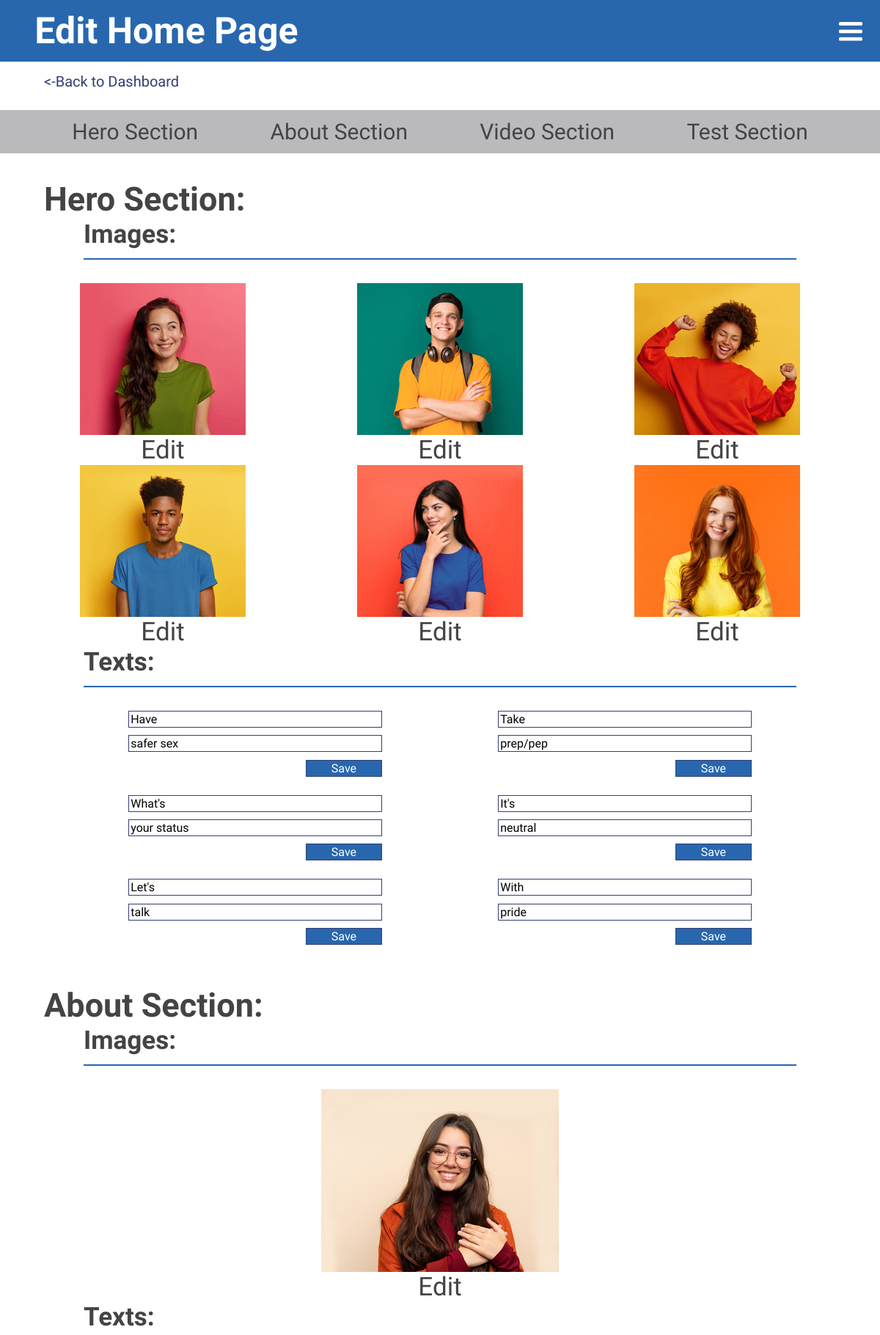
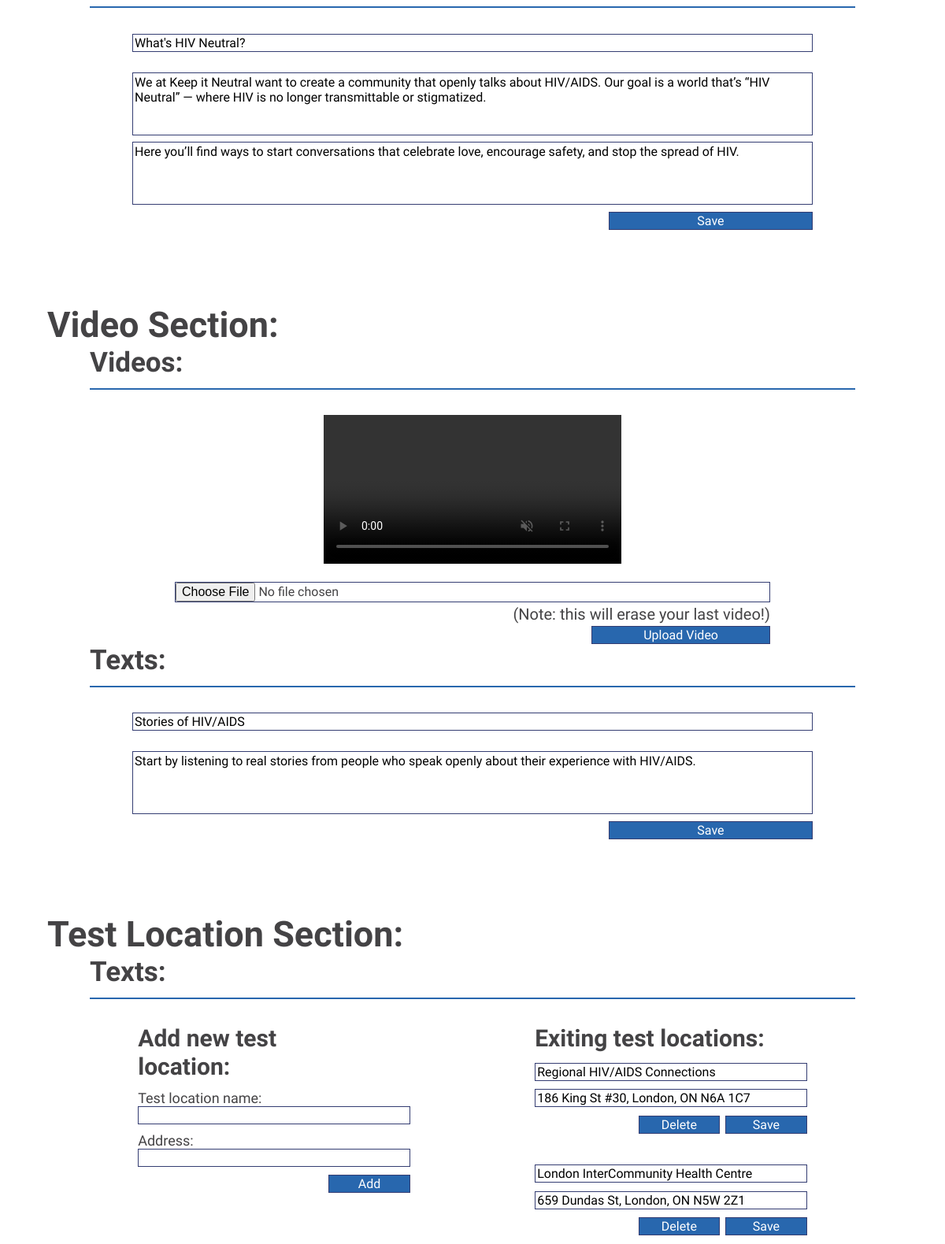
Page /includes/admin/admin_kin_home.php (signed in, upper part) on the committed database (2 pictures, top to bottom).
### tables this page shows
CREATE TABLE `tbl_hero` (
  `id` int(11) NOT NULL,
  `img` varchar(60) NOT NULL,
  `text` varchar(30) NOT NULL,
  `cap_text` varchar(30) NOT NULL
);

CREATE TABLE `tbl_hero_alt` (
  `id` int(11) NOT NULL,
  `img` varchar(60) NOT NULL,
  `text` varchar(30) NOT NULL,
  `cap_text` varchar(30) NOT NULL
);

CREATE TABLE `tbl_about` (
  `id` int(11) NOT NULL,
  `img` varchar(60) NOT NULL,
  `heading` varchar(60) NOT NULL,
  `p` text NOT NULL,
  `p_sub` text NOT NULL,
  `p_bold` text NOT NULL
);

CREATE TABLE `tbl_video` (
  `id` int(11) NOT NULL,
  `video` varchar(60) NOT NULL,
  `heading` varchar(70) NOT NULL,
  `p` text NOT NULL
);

CREATE TABLE `tbl_test_location` (
  `id` int(11) NOT NULL,
  `name` varchar(50) NOT NULL,
  `address` varchar(200) NOT NULL
);

### includes/admin/scripts/cms.php (called while the page is built, shortened)
<?php
function getAll($tbl) {
    $pdo = Database::getInstance()->getConnection();
    $query= 'SELECT * FROM ' .$tbl;
    $result = $pdo->query($query);
    if($result){
        return $result;
    }else{
        return '<p class="updateMsg">There was a problem accessing the info</p>';
    }
}

### includes/admin/admin_kin_home.php (the view, shortened to what this page needs)
<?php
    $tblHero = 'tbl_hero';
    $getHero = getAll($tblHero);
    $getHeroT = getAll($tblHero);
    $tblHeroAlt = 'tbl_hero_alt';
    $getHeroAlt = getAll($tblHeroAlt);
    $getHeroAltT = getAll($tblHeroAlt);
    $tblAbout = 'tbl_about';
    $getAbout = getAll($tblAbout);
    $getAboutT = getAll($tblAbout);
    $tblVideo = 'tbl_video';
    $getVideo = getAll($tblVideo);
    $getVideoT = getAll($tblVideo);
    $tblTest = 'tbl_test_location';
    $getTest = getAll($tblTest);
?>
<!DOCTYPE html>
<html lang="en">
<head>
    <?php include '../template/head.php'; ?>
</head>
<body>
    <div class="userCMS">
        <header>
            <h1>Edit Home Page</h1>
        <?php include '../template/header.php'; ?>
        <p class="bk"><a href="index.php"><-Back to Dashboard</a></p>
        <div class="homeNav">
            <a href="admin_kin_home.php?#hero">Hero Section</a>
            <a href="admin_kin_home.php?#about">About Section</a>
            <a href="admin_kin_home.php?#video">Video Section</a>
            <a href="admin_kin_home.php?#test">Test Section</a>
        </div>
        <section id="hero">
            <h2>Hero Section:</h2>
            <div class="col">
                <h3>Images:</h3>
                <div class="imgRow">
                    <?php while($row = $getHero->fetch(PDO::FETCH_ASSOC)):?>
                    <div class="imgs">
                        <img src="../../images/<?php echo $row['img'];?>" alt=" hero image <?php echo $row['img'];?>">
                        <a href="admin_kin_image.php?img_id=<?php echo $row['id'];?>&tbl=tbl_hero&page=admin_kin_home.php">Edit</a>
                    </div>
                    <?php endwhile;?>
                    <?php while($row = $getHeroAlt->fetch(PDO::FETCH_ASSOC)):?>
                    <div class="imgs">
                        <img src="../../images/<?php echo $row['img'];?>" alt=" hero image <?php echo $row['img'];?>">
                        <a href="admin_kin_image.php?img_id=<?php echo $row['id'];?>&tbl=tbl_hero_alt&page=admin_kin_home.php">Edit</a>
                    </div>
                    <?php endwhile;?>
                </div>
            </div>
            <div class="col">
                <h3>Texts:</h3>
                <div class="rows">
                    <div class="row">
                        <?php while($row = $getHeroT->fetch(PDO::FETCH_ASSOC)):?>
                        <form action="admin_kin_home.php" method="post" class="textForm">
                            <input type="text" name="hText" value="<?php echo $row['text'];?>">
                            <input type="text" name="hCText" value="<?php echo $row['cap_text'];?>">
                            <input type="submit" name="submit-hero" value="Save">
                        </form>
                        <?php endwhile;?>
                    </div>
                    <div class="row">
                        <?php while($row = $getHeroAltT->fetch(PDO::FETCH_ASSOC)):?>
                        <form action="admin_kin_home.php" method="post" class="textForm">
                            <input type="text" name="hText" value="<?php echo $row['text'];?>">
                            <input type="text" name="hCText" value="<?php echo $row['cap_text'];?>">
                            <input type="submit" name="submit-hero" value="Save">
                        </form>
                        <?php endwhile;?>
                    </div>
                </div>
            </div>
        </section>
        <section id="about">
            <h2>About Section:</h2>
            <div class="col">
                <h3>Images:</h3>
                <?php while($row = $getAbout->fetch(PDO::FETCH_ASSOC)):?>
                <div class="aboutImg">
                    <img src="../../images/<?php echo $row['img'];?>" alt="about image <?php echo $row['img'];?>">
                    <a href="admin_kin_image.php?img_id=<?php echo $row['id'];?>&tbl=tbl_about&page=admin_kin_home.php">Edit</a>
                </div>
                <?php endwhile;?>
            </div>
            <div class="col">
                <h3>Texts:</h3>
                <form action="admin_kin_home.php" method="post" class="textForm">
                <?php while($row = $getAboutT->fetch(PDO::FETCH_ASSOC)):?>
                    <input type="text" name="heading" value="<?php echo $row['heading'];?>">
                    <textarea name="p"><?php echo $row['p'];?></textarea>
                    <textarea name="p_sub"><?php echo $row['p_sub'];?></textarea>
                    <input type="submit" name="submit-about" value="Save">
                <?php endwhile;?>
                </form>
            </div>
        </section>
        <section id="video">
            <h2>Video Section:</h2>
            <div class="col">
                <h3>Videos:</h3>
                <form action="admin_kin_home.php" method="post" class="vidForm" enctype="multipart/form-data">
                <?php while($row = $getVideo->fetch(PDO::FETCH_ASSOC)):?>
                    <video controls muted>
                        <source src="../../media/<?php echo $row['video'];?>" type="video/mp4">
                    </video>
                    <input type="file" name="video" value="">
                    <p>(Note: this will erase your last video!)</p>
                    <input type="submit" value="Upload Video" name="submit-video">
                <?php endwhile;?>
                </form>
            </div>
            <div class="col">
                <h3>Texts:</h3>
                <form action="admin_kin_home.php" method="post" class="textForm">
                <?php while($row = $getVideoT->fetch(PDO::FETCH_ASSOC)):?>
                    <input type="text" name="heading" value="<?php echo $row['heading'];?>">
                    <textarea name="p"><?php echo $row['p'];?></textarea>
                    <input type="submit" name="submit-vid-text" value="Save">
                <?php endwhile;?>
                </form>
            </div>
        </section>
        <section id="test">
            <h2>Test Location Section:</h2>
            <div class="col">
                <h3>Texts:</h3>
                <div class="rows">
                    <div class="row">
                        <form action="admin_kin_home.php" method="post" class="textForm">
                            <h4>Add new test location:</h4>
                            <label for="name">Test location name:</label>
                            <input type="text" name="name" value="">
                            <label for="address">Address:</label>
                            <input type="text" name="address" value="">
                            <input type="submit" name="submit-test-new" value="Add">
                        </form>
                    </div>
                    <div class="row">
                        <h4>Exiting test locations:</h4>
                        <?php while($row = $getTest->fetch(PDO::FETCH_ASSOC)):?>
                        <form action="admin_kin_home.php" method="post" class="textForm">
                            <input type="text" name="name" value="<?php echo $row['name'];?>">
                            <input type="text" name="address" value="<?php echo $row['address'];?>">
                            <div class="DandS">
                                <input type="submit" name="delete-test" value="Delete">
                                <input type="submit" name="submit-test" value="Save">
                            </div>
                        </form>
                        <?php endwhile;?>
                    </div>
                </div>
            </div>
        </section>
    </div>
</body>
</html>

### rows in the picture
tbl_hero: img (picture), hText "Have", hCText "safer sex"
tbl_hero: img (picture), hText "What's", hCText "your status"
tbl_hero: img (picture), hText "Let's", hCText "talk"
tbl_hero_alt: img (picture), hText "Take", hCText "prep/pep"
tbl_hero_alt: img (picture), hText "It's", hCText "neutral"
tbl_hero_alt: img (picture), hText "With", hCText "pride"
tbl_about: img (picture), heading "What's HIV Neutral?", p "We at Keep it Neutral want to create a community that openly talks about HIV/AIDS. Our goal is a world that’s “HIV Neutral” — where HIV is no longer transmittable or stigmatized.", p_sub "Here you’ll find ways to start conversations that celebrate love, encourage safety, and stop the spread of HIV."
tbl_video: heading "Stories of HIV/AIDS", p "Start by listening to real stories from people who speak openly about their experience with HIV/AIDS."
tbl_test_location: name "Regional HIV/AIDS Connections", address "186 King St #30, London, ON N6A 1C7"
tbl_test_location: name "London InterCommunity Health Centre", address "659 Dundas St, London, ON N5W 2Z1"
